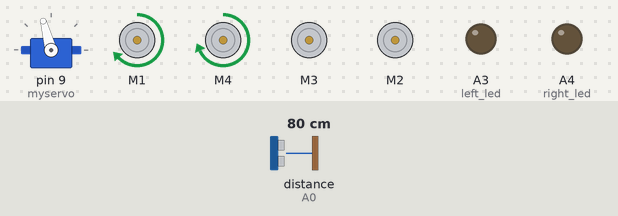
Recording of a sketch running on a simulated Arduino Uno, built with avr-gcc and run on an emulated ATmega328P. Parts: servo, 4 × DC motor (green arrow = forward, orange = backward, longer = faster), output pins drawn as LEDs (lit = HIGH). The inputs (shaded band) are chosen by the test bench; at power-on: distance to the obstacle (sensor on A0) 80 cm. The echo pulse lasts 58.3 µs per cm.

Above: at 3.9 s.
4.0 s: distance to the obstacle (sensor on A0) set to 18 cm
5.5 s: distance to the obstacle (sensor on A0) set to 14 cm
At 7.3 s:
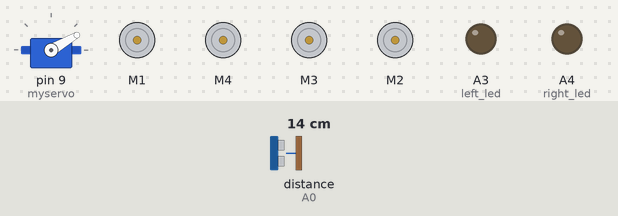
8.5 s: distance to the obstacle (sensor on A0) set to 35 cm
At 9.1 s:
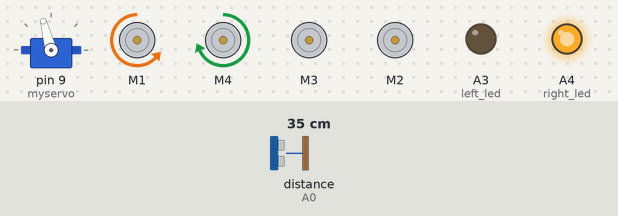
11.5 s: distance to the obstacle (sensor on A0) set to 2 cm
At 14.1 s:
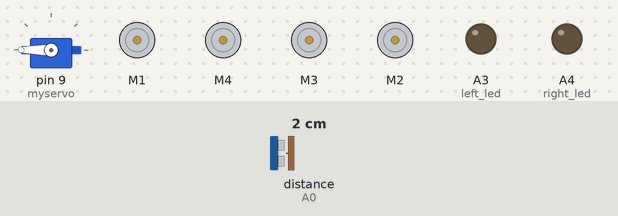
14.5 s: distance to the obstacle (sensor on A0) set to 23 cm
At 16.62 s:
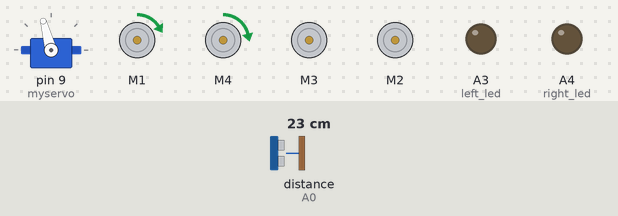
Timing chart, 0 to 18.5 s (numbered marks = the images above; inputs shaded):
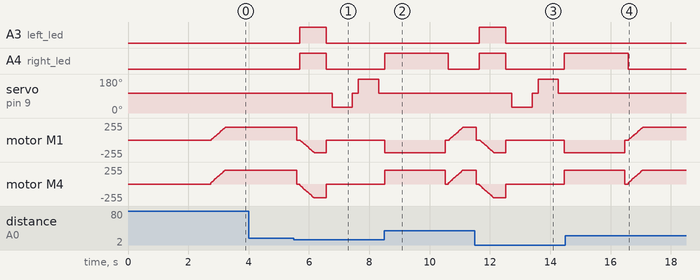

Measured:
- the behaviour switches between 16 and 15 cm on distance to the obstacle (sensor on A0) (found by bisection; images 0 and 1)
- after the input at 4.0 s, every drawn part: stays the same
- after the input at 5.5 s, A3 (left_led), A4 (right_led): LOW → HIGH after 0.19 s, → LOW 0.88 s later; servo on pin 9 (myservo): 105° → 30° after 1.3 s, → 105° 0.67 s later, → 180° 0.20 s later, → 105° 0.67 s later
- after the input at 8.5 s, A3 (left_led): stays LOW (without the input it goes to HIGH after 2.2 s); A4 (right_led): goes on until 10.6 s, then stays LOW
- after the input at 11.5 s, A3 (left_led): LOW → HIGH after 0.15 s, → LOW 0.88 s later; A4 (right_led): LOW → HIGH after 0.15 s, → LOW 0.88 s later, → HIGH 1.9 s later; servo on pin 9 (myservo): 105° → 30° after 1.2 s, → 105° 0.67 s later, → 180° 0.20 s later, → 105° 0.67 s later
- after the input at 14.5 s, A3 (left_led): stays LOW (without the input it goes to HIGH after 2.2 s); A4 (right_led): goes on until 16.6 s, then stays LOW; servo on pin 9 (myservo): stays 105° (without the input it goes to 30° after 3.3 s)

The sketch:

obstacle_avoiding_robot.ino
```cpp
#include <AFMotor.h>
#include <NewPing.h>
#include <Servo.h>

#define TRIG_PIN A1
#define ECHO_PIN A0
#define MAX_DISTANCE 200
#define MAX_SPEED 190 // sets speed of DC  motors
#define MAX_SPEED_OFFSET 20
#define left_led A3
#define right_led A4


NewPing sonar(TRIG_PIN, ECHO_PIN, MAX_DISTANCE);

AF_DCMotor motor1(1, MOTOR12_64KHZ);
AF_DCMotor motor2(4, MOTOR12_64KHZ);
AF_DCMotor motor3(3, MOTOR12_64KHZ);
AF_DCMotor motor4(2, MOTOR12_64KHZ);
Servo myservo;

boolean goesForward=false;
int distance = 100;
int speedSet = 0;

void setup() {

  myservo.attach(9);
  myservo.write(105);
  delay(2000);
  distance = readPing();
  delay(100);
  distance = readPing();
  delay(100);
  distance = readPing();
  delay(100);
  distance = readPing();
  delay(100);
  pinMode (left_led,OUTPUT);
  pinMode (right_led,OUTPUT);
}

void loop() {
 int distanceR = 0;
 int distanceL =  0;
 delay(40);
 digitalWrite(left_led,LOW);
 digitalWrite(right_led,LOW);

 if(distance<=15)
 {
  moveStop();
  delay(100);
  digitalWrite(left_led,HIGH);
  digitalWrite(right_led,HIGH);
  moveBackward();
  delay(400);
  digitalWrite(left_led,LOW);
  digitalWrite(right_led,LOW);
  moveStop();
  delay(200);
  distanceR = lookRight();
  delay(200);
  distanceL = lookLeft();
  delay(200);

  if(distanceR>=distanceL)
  {


    turnRight();
    moveStop();
  }else
  {

    turnLeft();
    moveStop();
  }
 }else
 {
  moveForward();
 }
 distance = readPing();

}
void blinking(){
  digitalWrite(left_led,LOW);
  digitalWrite(right_led,LOW);
  delay(30);
  digitalWrite(left_led,HIGH);
  digitalWrite(right_led,HIGH);
  delay(3);
  digitalWrite(left_led,LOW);
  digitalWrite(right_led,LOW);
  delay(30);
  digitalWrite(left_led,HIGH);
  digitalWrite(right_led,HIGH);
}
int lookRight()
{
    myservo.write(30);
    delay(500);
    int distance = readPing();
    delay(100);
    myservo.write(105);
    return distance;
}

int lookLeft()
{
    myservo.write(180);
    delay(500);
    int distance = readPing();
    delay(100);
    myservo.write(105);
    return distance;
    delay(100);
}

int readPing() {
  delay(70);
  int cm = sonar.ping_cm();
  if(cm==0)
  {
    cm = 250;
  }
  return cm;
}

void moveStop() {
  motor1.run(RELEASE);
  motor2.run(RELEASE);
  motor3.run(RELEASE);
  motor4.run(RELEASE);

  }

void moveForward() {

 if(!goesForward)
  {
    goesForward=true;
    motor1.run(FORWARD);
    motor2.run(FORWARD);
    motor3.run(FORWARD);
    motor4.run(FORWARD);
   for (speedSet = 0; speedSet < MAX_SPEED; speedSet +=2)
   {
    motor1.setSpeed(speedSet);
    motor2.setSpeed(speedSet+MAX_SPEED_OFFSET);
    delay(5);
   }
  }
}

void moveBackward() {
    goesForward=false;
    motor1.run(BACKWARD);
    motor2.run(BACKWARD);
    motor3.run(BACKWARD);
    motor4.run(BACKWARD);

  for (speedSet = 0; speedSet < MAX_SPEED; speedSet +=2)
  {
    motor1.setSpeed(speedSet);
    motor2.setSpeed(speedSet+MAX_SPEED_OFFSET);
    delay(5);
  }
}

void turnRight() {
  motor1.run(BACKWARD);
  motor2.run(FORWARD);
  motor3.run(BACKWARD);
  motor4.run(FORWARD);
  digitalWrite(right_led,HIGH);
  delay(2000);
  motor1.run(FORWARD);
  motor2.run(FORWARD);
  motor3.run(FORWARD);
  motor4.run(FORWARD);
}

void turnLeft() {
  motor1.run(FORWARD);
  motor2.run(BACKWARD);
  motor3.run(FORWARD);
  motor4.run(BACKWARD);
  digitalWrite(left_led,HIGH);
  delay(2000);
  motor1.run(FORWARD);
  motor2.run(FORWARD);
  motor3.run(FORWARD);
  motor4.run(FORWARD);
}
```
